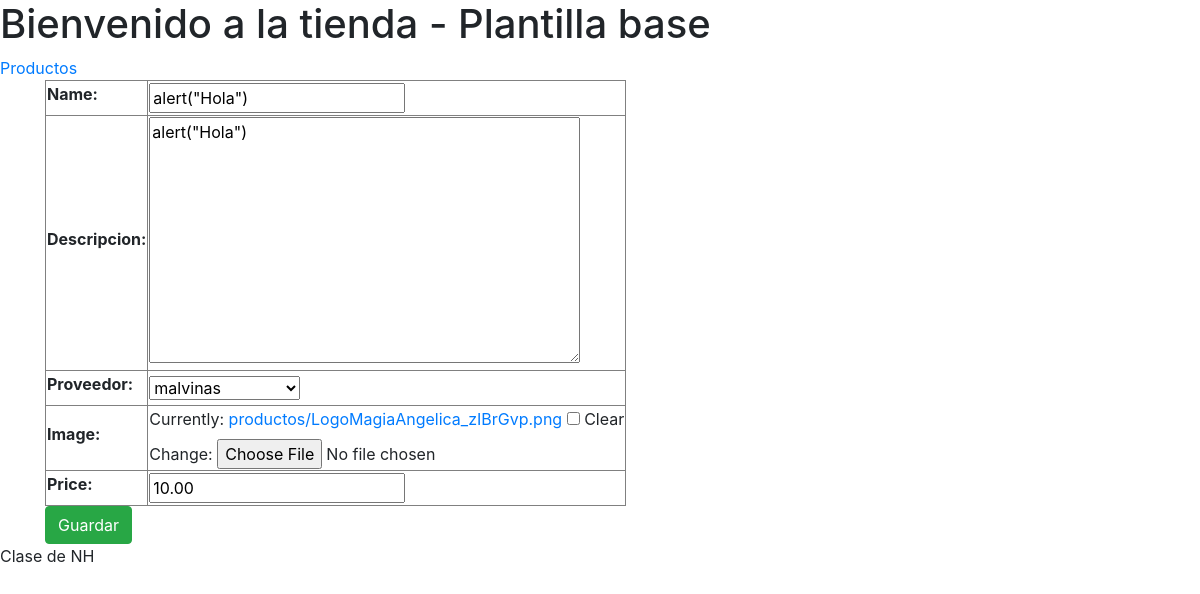
The page /productos/updateview/4/ on the database its author committed.
### productos/models.py (models this page shows, shortened)
class Producto(models.Model):
    name = models.CharField(max_length=200)
    descripcion = models.TextField()
    price = models.DecimalField(max_digits=10, decimal_places=2)
    image = models.ImageField(upload_to="productos/", null=True, blank=True)
    is_deleted = models.BooleanField(default=False)
    proveedor = models.ForeignKey(
        Proveedor, related_name="productos", on_delete=models.CASCADE
    )

class Proveedor(models.Model):
    name = models.CharField(max_length=100, null=False, blank=False)
    direccion = models.TextField()
    telefono = models.CharField(max_length=15, null=True, blank=True)
    email = models.EmailField(null=True, blank=True)
    def __str__(self):
        return str(self.name)

### productos/views.py (the view)
# urls.py: path('updateview/<int:pk>/',views.ProductoUpdateView.as_view(), name ='product_updateview'),
class ProductoUpdateView(UpdateView):
    model = Producto
    form_class = ProductoForm
    template_name = 'producto/product_form.html'
    success_url = '/productos/'

### productos/forms.py (shortened to what this page needs)
class ProductoForm(forms.ModelForm):
    class Meta:
        model = Producto
        fields = ['name', 'descripcion', 'proveedor','image','price']

### productos/templates/producto/product_form.html (shortened to what this page needs)
{% extends "base.html" %}
{% block content %}
<form method="POST" enctype="multipart/form-data">
    <table border="1">
        {{ form.as_table}}
    </table>
    <button type="submit" class="btn btn-success">Guardar</button>
</form>
{% endblock %}

### rows shown on the page
Producto: name "alert(\"Hola\")", descripcion "alert(\"Hola\")", proveedor "malvinas", price "10.00"
